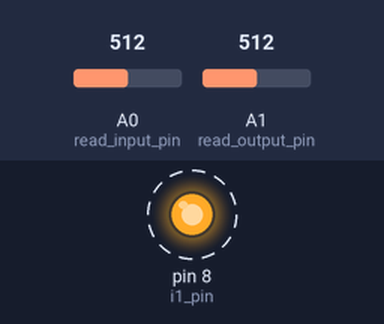
Bench run of a sketch on a simulated Arduino Uno, built with avr-gcc and run on an emulated ATmega328P. On the bench: output pins drawn as LEDs (lit = HIGH). Dashed ring = blinking. The inputs (shaded band) are chosen by the test bench; at power-on: A0 (read_input_pin) = 512, A1 (read_output_pin) = 512. What the sketch prints to the serial monitor is not drawn.

Above: at 0.2 s.
Timing chart, 0 to 3.0 s (numbered marks = the images above):
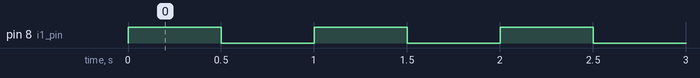

Measured:
- by itself, pin 8 (i1_pin): alternates HIGH for 0.50 s and LOW for 0.50 s

The sketch:

SchmittInverter.ino
```cpp
/*

  SchmittInverter
  Uses an Arduino to drive and monitor a 74LS14 Schmitt Trigger inverter circuit and pipe the data to processing

  For info and circuit diagrams see https://github.com/tardate/LittleArduinoProjects/tree/main/Electronics101/SchmittInverter

 */

#include <FlexiTimer2.h>                // use timer for sampling to get even time base for data

const int i1_pin = 8;                   // input pin to drive
const int read_input_pin = A0;          // the pin we'll read input values from
const int read_output_pin = A1;         // the pin we'll read ouput values from

void setup() {
  Serial.begin(115200);                 // initialize serial communications (to match that used by PlotNValues.pde)
  pinMode(i1_pin, OUTPUT);              // enable the input pins
  pinMode(read_input_pin, INPUT);       // enable the input_pin
  pinMode(read_output_pin, INPUT);      // enable the output_pin

  FlexiTimer2::set(10, sample);         // sample every 10ms
  FlexiTimer2::start();
}

void loop() {
  digitalWrite(i1_pin, HIGH);
  delay(500);
  digitalWrite(i1_pin, LOW);
  delay(500);
}

// temp sampling storage
int input_value = 0;
int output_value = 0;
String result = "";

void sample() {
  // read the current value and send to the serial port
  input_value = analogRead(read_input_pin);
  output_value = analogRead(read_output_pin);
  Serial.println(result + input_value + "," + output_value);
}
```
